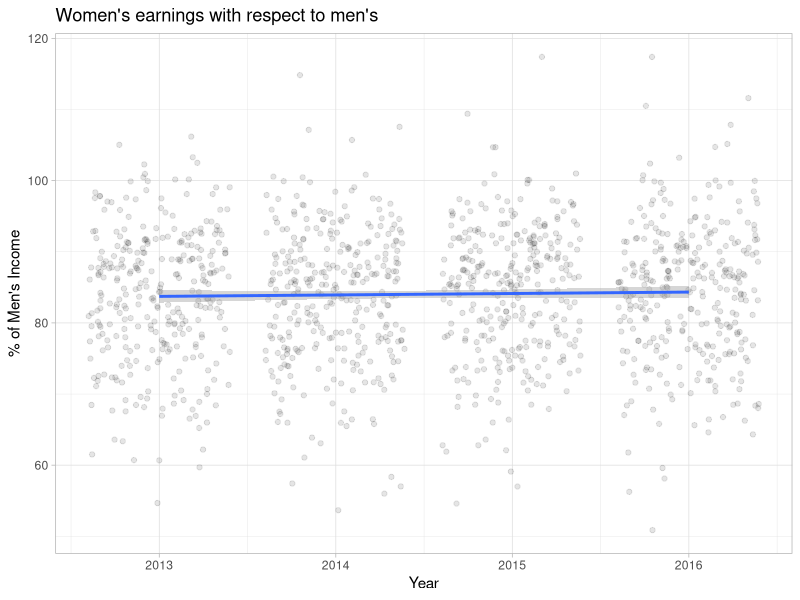
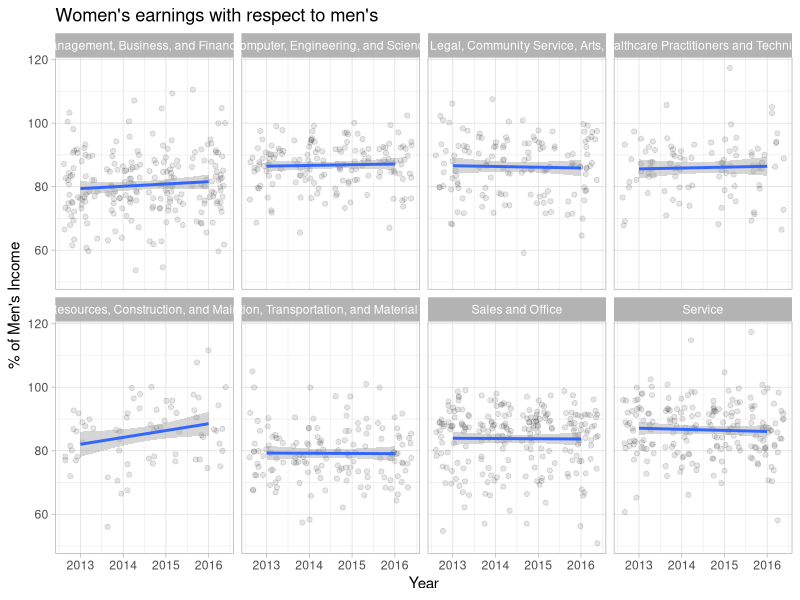

R code for these plots, in order:
## ---- chunk 1
knitr::opts_chunk$set(echo = TRUE)
## ---- chunk 2
library(tidyverse)
# Set our ggplot theme from the outset
theme_set(theme_light())
# Read in the data 
gender_employment <- read_csv("../Data/gender_employment.csv")

# Glimpse at the data 
glimpse(gender_employment)
## ---- chunk 3

gender_employment %>% 
  ggplot(aes(x = year, y = wage_percent_of_male)) +
  geom_jitter(alpha = 0.1) + 
  geom_smooth(method = "lm") + 
  labs(title = "Women's earnings with respect to men's", 
       y = "% of Men's Income", 
       x = "Year")
## ---- chunk 4
# first let's relevel our categorical variable
gender_employment <- gender_employment %>% 
  mutate(major_category = as.factor(major_category), 
         major_category = relevel(major_category, ref = "Management, Business, and Financial"))

# next, let's create our model
parallel_model <- lm(wage_percent_of_male ~ major_category + year, data = gender_employment)

# lastly, let's summarize the data
library(broom)
tidy(parallel_model)
## ---- chunk 5
gender_employment%>% 
  ggplot(aes(x = year, y = wage_percent_of_male)) +
  geom_jitter(alpha = 0.1) + 
  geom_smooth(method = "lm") + 
  labs(title = "Women's earnings with respect to men's", 
       y = "% of Men's Income", 
       x = "Year") + 
  facet_wrap(~major_category, nrow = 2)
## ---- chunk 6
interaction_model <- lm(wage_percent_of_male ~ major_category * year, data = gender_employment)

# lastly, let's summarize the data
library(broom)
tidy(interaction_model)
## ---- chunk 7
# build model
simple_fit <- lm(wage_percent_of_male ~ year, data = gender_employment)

# summarize
tidy(simple_fit)

## ---- chunk 8
gender_employment %>% 
  select(year, wage_percent_of_male, percent_female) %>% 
  cor(use = "complete.obs")
## ---- chunk 9
# create the model
multiple_fit <- lm(wage_percent_of_male ~ year + percent_female, data = gender_employment)

# summarize
tidy(multiple_fit)
## ---- chunk 10

# let's look at the r-squared value for the model without the condition
simple_glanced <- glance(simple_fit)
simple_glanced$r.squared

# let's look at the r-squared value for the model with the condition
multiple_glanced <- glance(multiple_fit)
multiple_glanced$r.squared
